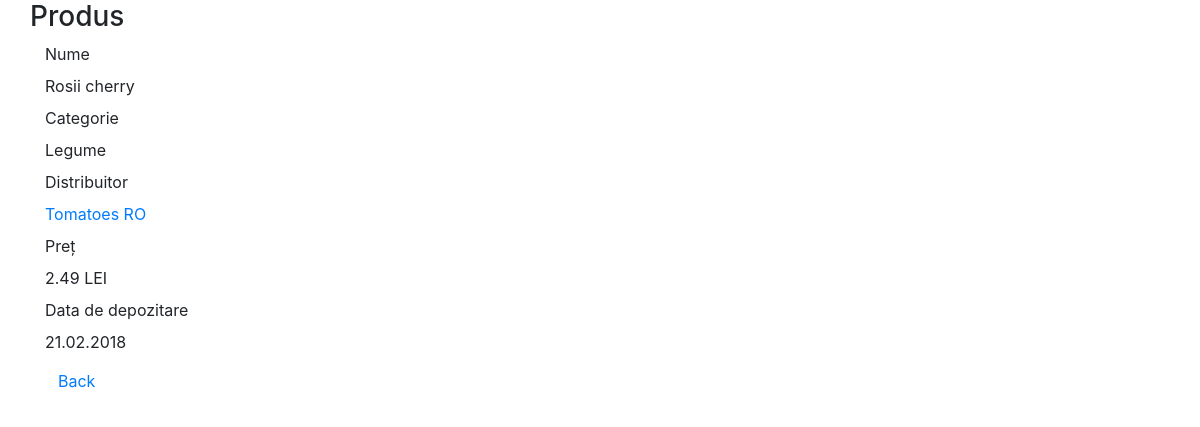
/read.php?id=100003, run on the app's committed database.
### tables this page shows
CREATE TABLE `PRODUCTS`(
    `PRODUCT_ID` INT(6) NOT NULL,
    `PRODUCT_NAME` VARCHAR(35) NOT NULL,
    `CATEGORY_ID` INT(2),
    `SUPPLIER_ID` INT(3),
    `PRODUCT_PRICE` VARCHAR(9) NOT NULL,
    `STORAGE_DATE` DATE,
    CONSTRAINT P_PRODUCT_ID_PK PRIMARY KEY (PRODUCT_ID),
    CONSTRAINT P_PRODUCT_ID_CK CHECK (LENGTH(PRODUCT_ID) = 6),
    CONSTRAINT P_CATEGORY_ID_FK FOREIGN KEY (CATEGORY_ID) REFERENCES CATEGORIES(CATEGORY_ID),
    CONSTRAINT P_SUPPLIER_ID_FK FOREIGN KEY (SUPPLIER_ID) REFERENCES SUPPLIERS(SUPPLIER_ID)
);

CREATE TABLE `CATEGORIES`(
    `CATEGORY_ID` INT(2) NOT NULL AUTO_INCREMENT,
    `CATEGORY_NAME` VARCHAR(15) NOT NULL,
    CONSTRAINT CAT_CATEGORY_ID_PK PRIMARY KEY (CATEGORY_ID)
);

CREATE TABLE `SUPPLIERS`(
    `SUPPLIER_ID` INT(3) NOT NULL AUTO_INCREMENT,
    `SUPPLIER_NAME` VARCHAR(40) NOT NULL,
    `CONTACT_ID` INT(2) NOT NULL,
    CONSTRAINT SUP_SUPPLIER_ID_PK PRIMARY KEY (SUPPLIER_ID),
    CONSTRAINT SUP_CONTACT_ID_FK FOREIGN KEY (CONTACT_ID) REFERENCES CONTACT(CONTACT_ID)
);

### read.php (the view, shortened to what this page needs)
<?php
    $id = null;
    if ( !empty($_GET['id'])) {
        $id = $_REQUEST['id'];
    }
    if ( null==$id ) {
        header("Location: index.php");
    } else {
        $pdo = Database::connect();
        $pdo->setAttribute(PDO::ATTR_ERRMODE, PDO::ERRMODE_EXCEPTION);
        $sql_1 = "SELECT PRODUCT_ID, PRODUCT_NAME, CATEGORY_NAME, SUPPLIER_NAME, PRODUCT_PRICE, DATE_FORMAT(STORAGE_DATE,'%d.%m.%Y') AS STORAGE_DATE
				FROM PRODUCTS P, CATEGORIES CAT, SUPPLIERS SUP
				WHERE P.CATEGORY_ID = CAT.CATEGORY_ID AND
				P.SUPPLIER_ID = SUP.SUPPLIER_ID AND
				P.PRODUCT_ID = ?";
		$sql_2 ="SELECT CONTACT_ID FROM SUPPLIERS
				WHERE SUPPLIER_NAME = ?";
        $q = $pdo->prepare($sql_1);
        $q->execute(array($id));
        $data = $q->fetch(PDO::FETCH_ASSOC);
		$query = $pdo->prepare($sql_2);
		$query->execute(array($data['SUPPLIER_NAME']));
		$contact_id = $query->fetch(PDO::FETCH_ASSOC);
    }
?>
<!DOCTYPE html>
<html lang="en">
<head>
    <link rel="stylesheet" href="https://stackpath.bootstrapcdn.com/bootstrap/4.1.0/css/bootstrap.min.css">
</head>
<body>
    <div class="container">
                <div class="span10 offset1">
                    <div class="row">
                        <h3>Produs</h3>
                    </div>
                    <div class="form-horizontal" >
                      <div class="control-group">
                        <label class="control-label">Nume</label>
                        <div class="controls">
                            <label class="checkbox">
                                <?php echo $data['PRODUCT_NAME'];?>
                            </label>
                        </div>
                      </div>
                      <div class="control-group">
                        <label class="control-label">Categorie</label>
                        <div class="controls">
                            <label class="checkbox">
                                <?php echo $data['CATEGORY_NAME'];?>
                            </label>
                        </div>
                      </div>
                      <div class="control-group">
                        <label class="control-label">Distribuitor</label>
                        <div class="controls">
                            <label class="checkbox">
                                <a href="/MarketStorageApp/contact.php?contact_id=<?php echo $contact_id['CONTACT_ID']?>"> <?php echo $data['SUPPLIER_NAME'];?></a>
                            </label>
                        </div>
                      </div>
					  <div class="control-group">
                        <label class="control-label">Preț</label>
                        <div class="controls">
                            <label class="checkbox">
                                <?php echo $data['PRODUCT_PRICE'];?>
                            </label>
                        </div>
                      </div>
					  <div class="control-group">
                        <label class="control-label">Data de depozitare</label>
                        <div class="controls">
                            <label class="checkbox">
                                <?php echo $data['STORAGE_DATE'];?>
                            </label>
                        </div>
                      </div>
                        <div class="form-actions">
                          <a class="btn" href="index.php">Back</a>
                       </div>
                    </div>
                </div>
    </div>
  </body>
</html>

### data on the page
products: PRODUCT_NAME "Rosii cherry", CATEGORY_ID.CATEGORY_NAME "Legume", SUPPLIER_ID.SUPPLIER_NAME "Tomatoes RO", PRODUCT_PRICE "2.49 LEI"

### other printed values
$data['STORAGE_DATE'] "21.02.2018"
